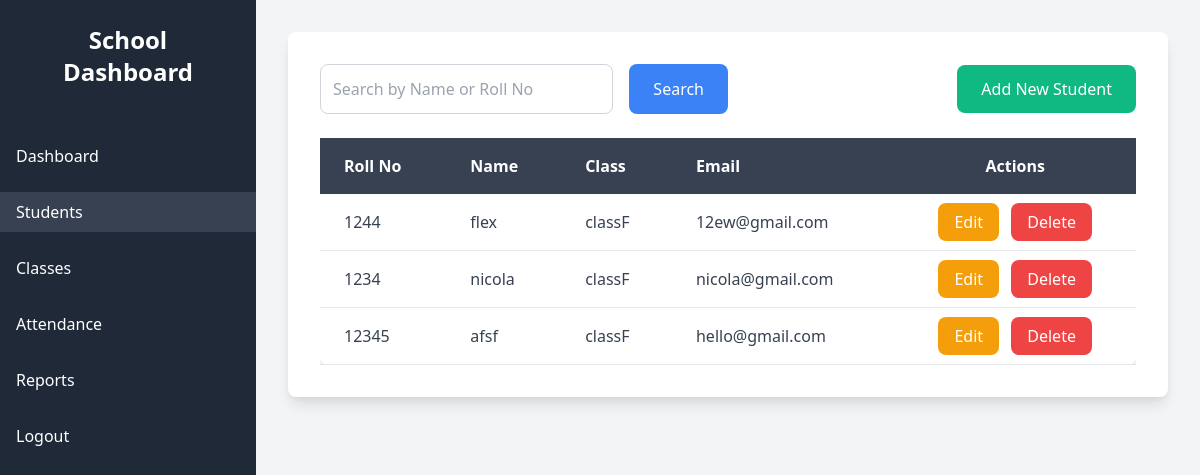
The page /api/students/ on the database as committed earlier.
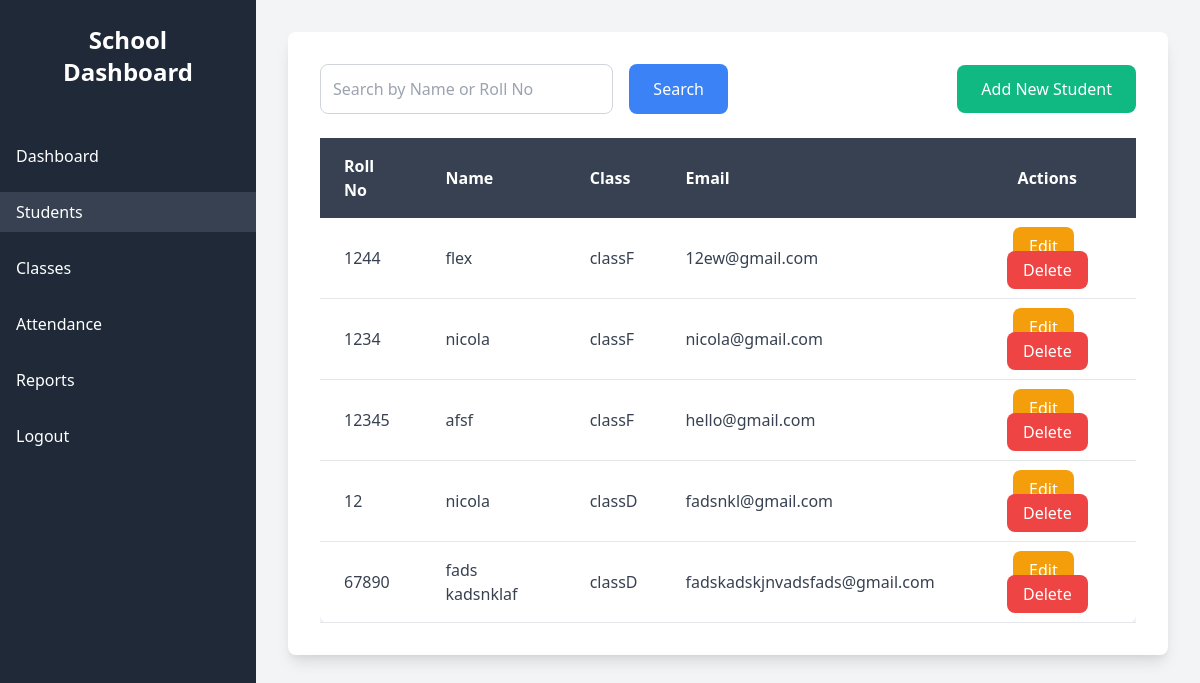
The same page on the database as committed later.
### attendance/models.py (models this page shows, shortened)
class Student(models.Model):
    name = models.CharField(max_length=100)
    class_name = models.ForeignKey(ClassRoom, on_delete=models.CASCADE)  # Link to ClassRoom model
    roll_number = models.IntegerField(unique=True)
    email = models.EmailField(unique=True,default="")  # Email field added
    created_at = models.DateTimeField(default=timezone.now)
    updated_at = models.DateTimeField(auto_now=True)

class ClassRoom(models.Model):
    name = models.CharField(max_length=30)
    created_at = models.DateTimeField(default=timezone.now)
    updated_at = models.DateTimeField(auto_now=True)

### attendance/views.py (the view)
# urls.py: path('students/', list_students, name='list_students'),
def list_students(request):
    query = request.GET.get('search', '')  # Defaults to an empty string if no search query is provided
    if query:
        students = Student.objects.filter(
            Q(roll_number__icontains=query) | Q(name__icontains=query)
        )
    else:
        students = Student.objects.all()  # If no search query, show all students
    context = {
        'students': students,
        'query': query,
    }
    return render(request, 'students/students.html', context)

### attendance/templates/students/students.html (shortened to what the changed rows need)
{% load static %}
<!DOCTYPE html>
<html lang="en">
<head>
    <link href="https://cdn.jsdelivr.net/npm/tailwindcss@2.2.19/dist/tailwind.min.css" rel="stylesheet">
    <link rel="stylesheet" href="{% static 'css/dashboard.css' %}">
</head>
<body class="font-sans bg-gray-100">
    <div class="flex">
        <div class="w-64 bg-gray-800 text-white min-h-screen">
            <div class="p-6">
                <h2 class="text-2xl font-semibold text-center">School Dashboard</h2>
            </div>
        </div>
        <div class="flex-1 p-8">
            <div class="bg-white shadow-lg rounded-lg p-8">
                <div class="overflow-x-auto">
                    <table class="min-w-full bg-white rounded-lg shadow-md">
                        <thead class="bg-gray-700 text-white">
                            <tr>
                                <th class="px-6 py-4 text-left">Roll No</th>
                                <th class="px-6 py-4 text-left">Name</th>
                                <th class="px-6 py-4 text-left">Class</th>
                                <th class="px-6 py-4 text-left">Email</th>
                                <th class="px-6 py-4 text-center">Actions</th>
                            </tr>
                        </thead>
                        <tbody class="text-gray-700">
                            {% for student in students %}
                            <tr class="border-b hover:bg-gray-100">
                                <td class="px-6 py-4">{{ student.roll_number }}</td>
                                <td class="px-6 py-4">{{ student.name }}</td>
                                <td class="px-6 py-4">{{ student.class_name.name }}</td>
                                <td class="px-6 py-4">{{ student.email }}</td>
                                <td class="px-6 py-4 text-center">
                                    <a href="{% url 'update_student' student.id %}" class="bg-yellow-500 text-white px-4 py-2 rounded-lg hover:bg-yellow-600 transition duration-300 mr-2">Edit</a>
                                    <a href="{% url 'delete_student' student.id %}" class="bg-red-500 text-white px-4 py-2 rounded-lg hover:bg-red-600 transition duration-300">Delete</a>
                                </td>
                            </tr>
                            {% empty %}
                            <tr>
                                <td colspan="5" class="text-center py-4">No students found.</td>
                            </tr>
                            {% endfor %}
                        </tbody>
                    </table>
                </div>
            </div>
        </div>
    </div>
</body>
</html>

Rows that differ between the two databases and show on the page:
added Student: roll_number "12", name "nicola", class_name.name "classD", email "fadsnkl@gmail.com"
added Student: roll_number "67890", name "fads kadsnklaf", class_name.name "classD", email "fadskadskjnvadsfads@gmail.com"
